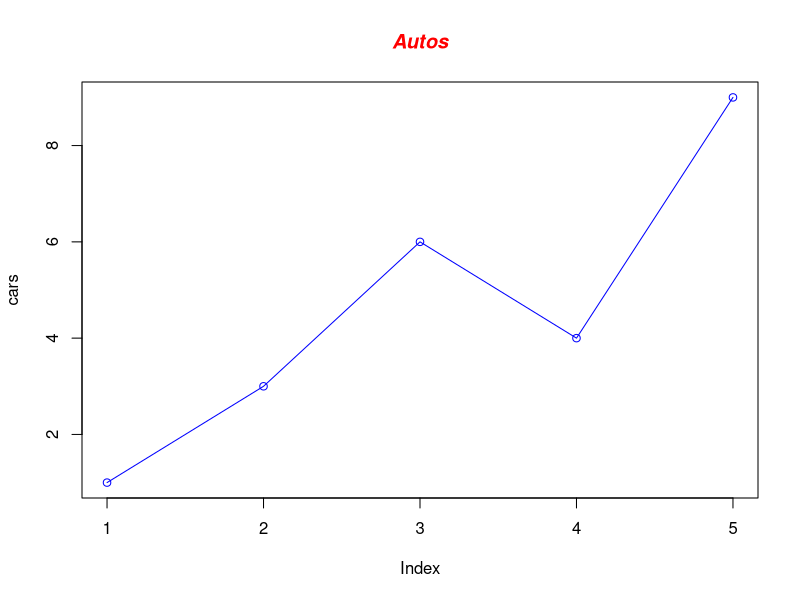

Write the R code that produced this figure.
## ---- chunk 1
# Define the cars vector with 5 values
cars <- c(1, 3, 6, 4, 9)
# Graph cars using blue points overlayed by a line
plot(cars, type="o", col="blue")
# Create a title with a red, bold/italic font
title(main="Autos", col.main="red", font.main=4)
